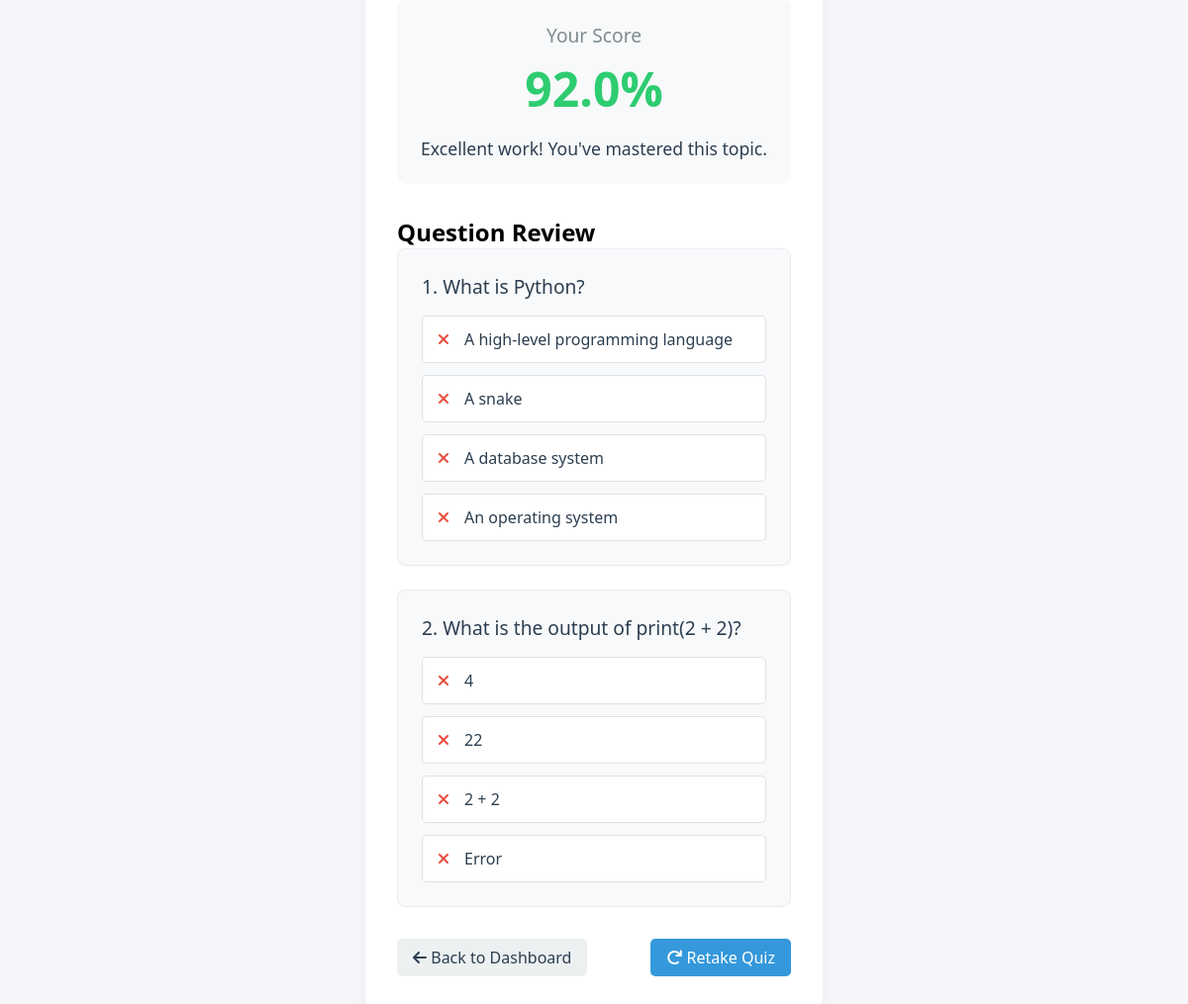
/view-attempt/2 (signed in), run on the app's committed database.
### app.py (models this page shows)
class QuizAttempt(db.Model):
    id = db.Column(db.Integer, primary_key=True)
    quiz_id = db.Column(db.Integer, db.ForeignKey('quiz.id'), nullable=False)
    student_id = db.Column(db.Integer, db.ForeignKey('user.id'), nullable=False)
    score = db.Column(db.Float, nullable=False)
    date_attempted = db.Column(db.DateTime, default=datetime.utcnow)

class Question(db.Model):
    id = db.Column(db.Integer, primary_key=True)
    quiz_id = db.Column(db.Integer, db.ForeignKey('quiz.id'), nullable=False)
    question_text = db.Column(db.Text, nullable=False)
    correct_answer = db.Column(db.String(255), nullable=False)
    options = db.relationship('Option', backref='question', lazy=True)

class Option(db.Model):
    id = db.Column(db.Integer, primary_key=True)
    question_id = db.Column(db.Integer, db.ForeignKey('question.id'), nullable=False)
    option_text = db.Column(db.String(255), nullable=False)

### app.py (the view)
@app.route('/view-attempt/<int:attempt_id>')
def view_attempt(attempt_id):
    if session.get('role') != 'student':
        return redirect(url_for('login'))
    current_user = User.query.get(session['user_id'])
    attempt = QuizAttempt.query.get_or_404(attempt_id)
    if attempt.student_id != session['user_id']:
        flash('You are not authorized to view this attempt.', 'error')
        return redirect(url_for('student_dashboard'))
    quiz = Quiz.query.get(attempt.quiz_id)
    questions = Question.query.filter_by(quiz_id=quiz.id).all()
    quiz_questions = []
    for question in questions:
        options = Option.query.filter_by(question_id=question.id).all()
        quiz_questions.append({
            'id': question.id,
            'text': question.question_text,
            'options': options,
            'correct_answer': question.correct_answer
        })
    return render_template('view_attempt.html',
                           attempt=attempt,
                           quiz=quiz,
                           questions=quiz_questions,
                           current_user=current_user)

### templates/view_attempt.html (shortened to what this page needs)
<!DOCTYPE html>
<html lang="en">
<head>
    <link rel="stylesheet" href="{{ url_for('static', filename='css/style.css') }}">
    <link rel="stylesheet" href="{{ url_for('static', filename='css/dashboard.css') }}">
    <link rel="stylesheet" href="https://cdnjs.cloudflare.com/ajax/libs/font-awesome/6.0.0-beta3/css/all.min.css">
</head>
<body class="dashboard-body">
    <div class="dashboard-container">
        <div class="results-container">
            <div class="score-card">
                <div class="score-label">Your Score</div>
                <div class="score-value {% if attempt.score >= 80 %}score-high{% elif attempt.score >= 60 %}score-medium{% else %}score-low{% endif %}">
                    {{ "%.1f"|format(attempt.score) }}%
                </div>
                <div class="score-message">
                    {% if attempt.score >= 80 %}
                        Excellent work! You've mastered this topic.
                    {% elif attempt.score >= 60 %}
                        Good job! You're on the right track.
                    {% else %}
                        Keep practicing! You'll improve with more study.
                    {% endif %}
                </div>
            </div>
            <h2>Question Review</h2>
            {% for question in questions %}
                <div class="question-block">
                    <div class="question-text">
                        <span class="question-number">{{ loop.index }}.</span> {{ question.text }}
                    </div>
                    <div class="options-list">
                        {% for option in question.options %}
                            {% set is_correct = loop.index0|string == question.correct_answer %}
                            <div class="option-item {% if is_correct %}correct{% endif %}">
                                {% if is_correct %}
                                    <i class="fas fa-check option-icon icon-correct"></i>
                                {% else %}
                                    <i class="fas fa-times option-icon icon-incorrect"></i>
                                {% endif %}
                                <span class="option-text">{{ option.option_text }}</span>
                            </div>
                        {% endfor %}
                    </div>
                </div>
            {% endfor %}
            <div class="results-actions">
                <a href="{{ url_for('student_dashboard') }}" class="btn-secondary"><i class="fas fa-arrow-left"></i> Back to Dashboard</a>
                <a href="{{ url_for('take_quiz', quiz_id=quiz.id) }}" class="btn-primary"><i class="fas fa-redo"></i> Retake Quiz</a>
            </div>
        </div>
    </div>
</body>
</html>

### static/css/style.css (style rules this page uses)
* { margin: 0; padding: 0; box-sizing: border-box; font-family: 'Segoe UI', Tahoma, Geneva, Verdana, sans-serif; }
body { background: linear-gradient(120deg, #3498db, #8e44ad); height: 100vh; display: flex; align-items: center; justify-content: center; }

### static/css/dashboard.css (style rules this page uses)
.dashboard-body { margin: 0; padding: 0; min-height: 100vh; background: #f5f6fa; display: flex; flex-direction: column; }
.dashboard-container { padding: 2rem; flex-grow: 1; }
.btn-primary, .btn-secondary { padding: 0.5rem 1rem; border-radius: 5px; text-decoration: none; font-weight: 500; transition: background 0.3s; }
.btn-primary { background: #3498db; color: white; }
.btn-secondary { background: #ecf0f1; color: #2c3e50; }

### templates/view_attempt.html (style rules this page uses)
.results-container { max-width: 800px; margin: 0 auto; padding: 2rem; background: white; border-radius: 10px; box-shadow: 0 4px 10px rgba(0,0,0,0.05); }
.score-card { background: #f8f9fa; border-radius: 10px; padding: 1.5rem; margin-bottom: 2rem; text-align: center; }
.score-label { font-size: 1.2rem; color: #7f8c8d; margin-bottom: 0.5rem; }
.score-value { font-size: 3rem; font-weight: bold; margin-bottom: 1rem; }
.score-high { color: #2ecc71; }
.score-message { font-size: 1.1rem; color: #2c3e50; }
.question-block { background: #f8f9fa; border-radius: 8px; padding: 1.5rem; margin-bottom: 1.5rem; border: 1px solid #e9ecef; }
.question-text { font-size: 1.2rem; color: #2c3e50; margin-bottom: 1rem; font-weight: 500; }
.options-list { display: flex; flex-direction: column; gap: 0.75rem; }
.option-item { display: flex; align-items: center; gap: 1rem; padding: 0.75rem 1rem; border-radius: 5px; background: white; border: 1px solid #dee2e6; }
.option-icon { font-size: 1rem; }
.icon-incorrect { color: #e74c3c; }
.option-text { font-size: 1rem; color: #2c3e50; flex-grow: 1; }
.results-actions { display: flex; justify-content: space-between; margin-top: 2rem; }

### data on the page
QuizAttempt: score "92.0"
Question: text "What is Python?"
Option: option_text "A high-level programming language"
Option: option_text "A snake"
Option: option_text "A database system"
Option: option_text "An operating system"
Question: text "What is the output of print(2 + 2)?"
Option: option_text "4"
Option: option_text "22"
Option: option_text "2 + 2"
Option: option_text "Error"
